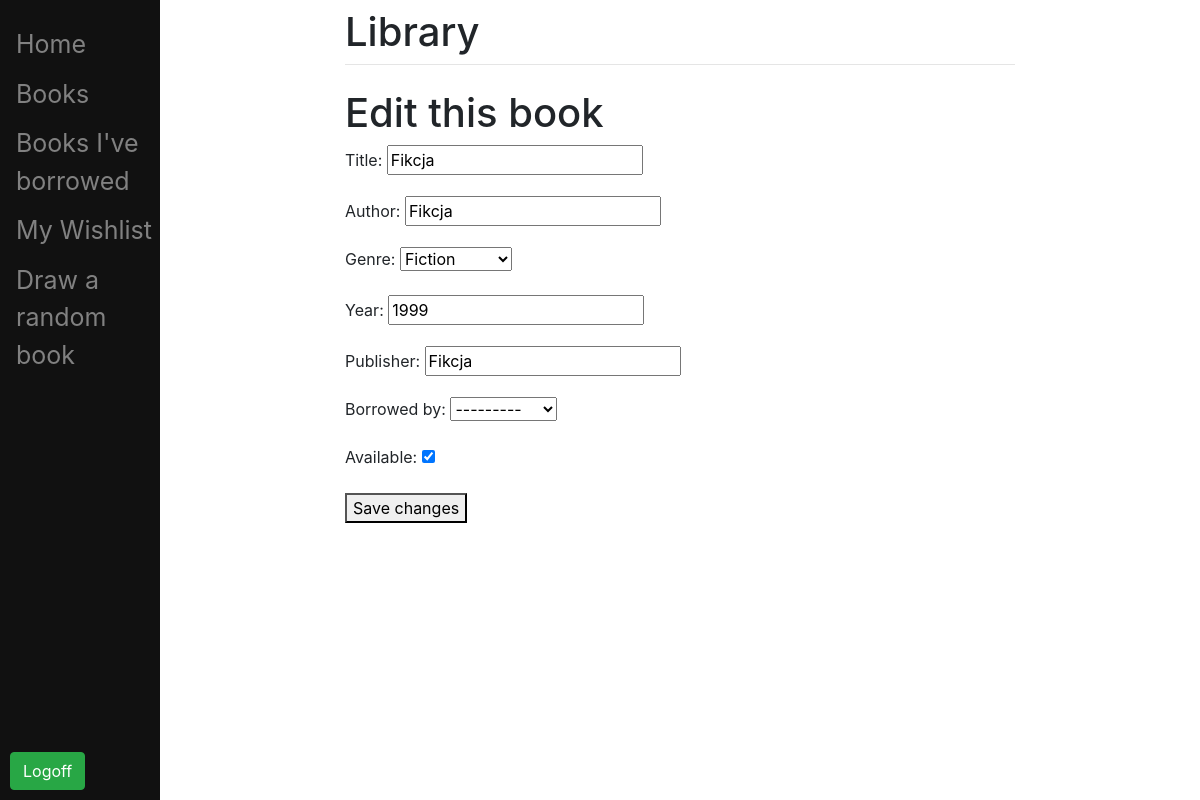
The page /edit/1/ (signed in) on the database as committed earlier.
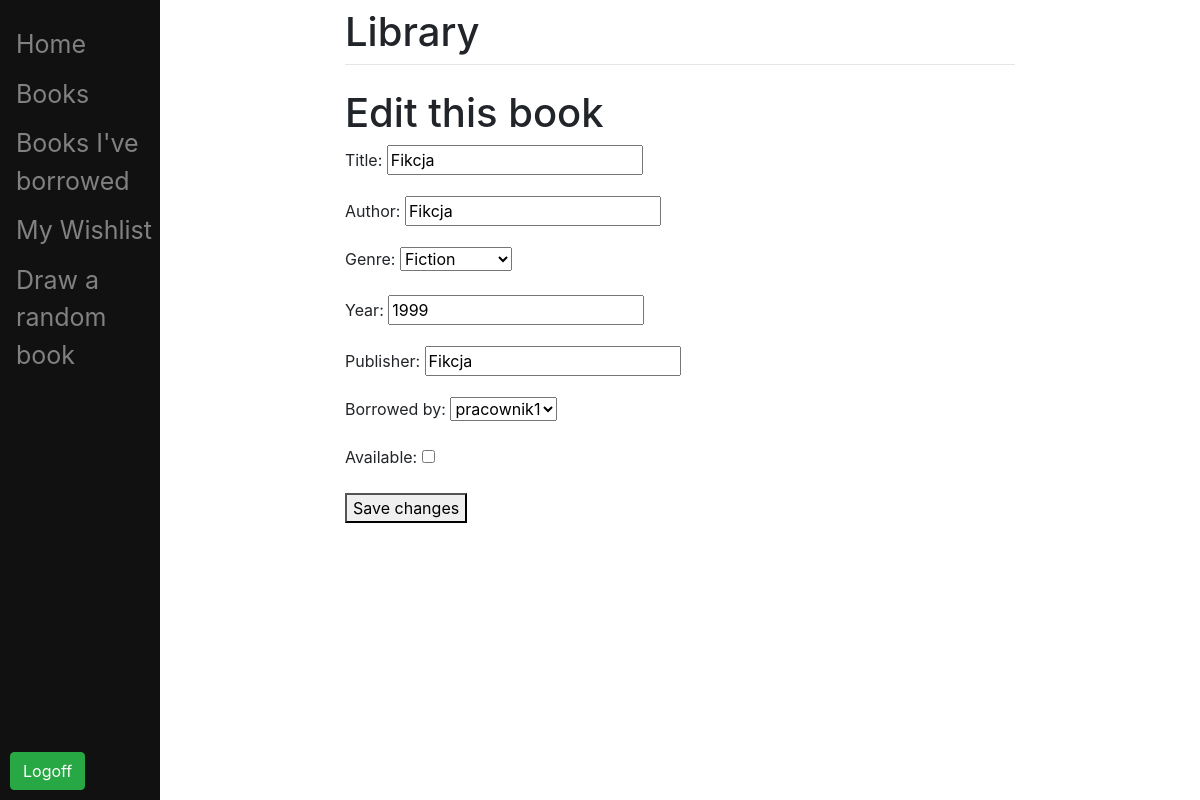
The same page on the database as committed later.
### app/models.py (models this page shows, shortened)
class Book(models.Model):
    GENRE_CHOICES = [
        ('fiction', 'Fiction'),
        ('non-fiction', 'Non-Fiction'),
        ('fantasy', 'Fantasy'),
        ]
    title = models.CharField(max_length=200)
    author = models.CharField(max_length=200)
    genre = models.CharField(max_length=20, choices=GENRE_CHOICES)
    year = models.IntegerField()
    borrowed_by = models.ForeignKey(User, on_delete=models.CASCADE, related_name="book", null=True, blank=True)
    available = models.BooleanField(default=True)
    quantity = models.PositiveIntegerField(default=1)
    publisher = models.CharField(max_length=200,null=True, blank=True)

### app/views.py (the view)
# urls.py: path('edit/<int:book_id>/', views.edit_book, name='edit_book'),
@login_required
def edit_book(request, book_id):
    book = get_object_or_404(Book, pk=book_id)
    if request.method == 'POST':
        form = BookForm(request.POST, instance=book)
        if form.is_valid():
            form.save()
            return redirect('book_list')
    else:
        form = BookForm(instance=book)
    return render(request, 'app/edit_book.html', {'form': form})

### app/forms.py
class BookForm(forms.ModelForm):
    class Meta:
        model = Book
        fields = ['title', 'author', 'genre', 'year','publisher', 'borrowed_by', 'available']

### app/templates/app/edit_book.html (shortened to what this page needs)
{% extends 'app/base.html' %}
{% block content %}
{% for group in user.groups.all %}
    {% if group.name == 'Employees' %}
<h1>Edit this book</h1>
<form method="post" class="form-group">
    {{ form.as_p }}
    <button type="submit">Save changes</button>
</form>
    {% endif %}
{% endfor %}
{% endblock %}

Rows that differ between the two databases and show on the page:
changed Book "Fikcja": borrowed_by "---------" → "pracownik1"; available "☑" → "☐"
